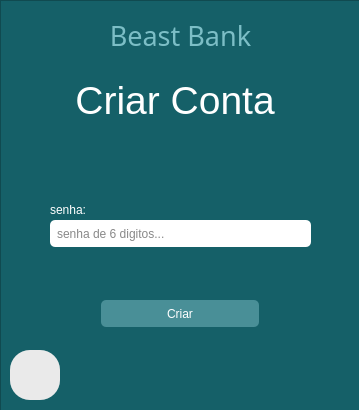
<?xml version="1.0" encoding="UTF-8"?>
<ui version="4.0">
 <class>MainWindow</class>
 <widget class="QMainWindow" name="MainWindow">
  <property name="geometry">
   <rect>
    <x>0</x>
    <y>0</y>
    <width>359</width>
    <height>410</height>
   </rect>
  </property>
  <property name="windowTitle">
   <string>Criar Conta</string>
  </property>
  <widget class="QWidget" name="centralwidget">
   <widget class="QFrame" name="frame">
    <property name="geometry">
     <rect>
      <x>0</x>
      <y>0</y>
      <width>361</width>
      <height>411</height>
     </rect>
    </property>
    <property name="styleSheet">
     <string notr="true">background-color: #156068;

</string>
    </property>
    <property name="frameShape">
     <enum>QFrame::StyledPanel</enum>
    </property>
    <property name="frameShadow">
     <enum>QFrame::Raised</enum>
    </property>
    <widget class="QLabel" name="Titulo">
     <property name="geometry">
      <rect>
       <x>50</x>
       <y>60</y>
       <width>261</width>
       <height>81</height>
      </rect>
     </property>
     <property name="font">
      <font>
       <pointsize>29</pointsize>
       <weight>50</weight>
       <bold>false</bold>
      </font>
     </property>
     <property name="layoutDirection">
      <enum>Qt::LeftToRight</enum>
     </property>
     <property name="styleSheet">
      <string notr="true">color: #fff;
font-size: 26;</string>
     </property>
     <property name="text">
      <string>Criar Conta </string>
     </property>
     <property name="alignment">
      <set>Qt::AlignCenter</set>
     </property>
     <property name="wordWrap">
      <bool>true</bool>
     </property>
    </widget>
    <widget class="QPushButton" name="btn_criar">
     <property name="geometry">
      <rect>
       <x>101</x>
       <y>300</y>
       <width>158</width>
       <height>27</height>
      </rect>
     </property>
     <property name="cursor">
      <cursorShape>PointingHandCursor</cursorShape>
     </property>
     <property name="styleSheet">
      <string notr="true">QPushButton {

	background-color: #498f97;
	border-radius: 5px;
	color: #fff
}

QPushButton:hover{
	background-color: rgb(86, 159, 168);

}</string>
     </property>
     <property name="text">
      <string>Criar</string>
     </property>
    </widget>
    <widget class="QLabel" name="label_2">
     <property name="geometry">
      <rect>
       <x>110</x>
       <y>20</y>
       <width>141</width>
       <height>31</height>
      </rect>
     </property>
     <property name="font">
      <font>
       <family>Sawasdee</family>
       <pointsize>20</pointsize>
      </font>
     </property>
     <property name="styleSheet">
      <string notr="true">color: #7cbec6;</string>
     </property>
     <property name="text">
      <string>Beast Bank</string>
     </property>
     <property name="alignment">
      <set>Qt::AlignCenter</set>
     </property>
    </widget>
    <widget class="QLineEdit" name="senha">
     <property name="geometry">
      <rect>
       <x>50</x>
       <y>220</y>
       <width>261</width>
       <height>27</height>
      </rect>
     </property>
     <property name="styleSheet">
      <string notr="true">background-color: #fff;
color: #111;
padding-left: 5px;
border-radius: 5px;
</string>
     </property>
     <property name="placeholderText">
      <string>senha de 6 digitos...</string>
     </property>
    </widget>
    <widget class="QLabel" name="label_3">
     <property name="geometry">
      <rect>
       <x>50</x>
       <y>200</y>
       <width>72</width>
       <height>19</height>
      </rect>
     </property>
     <property name="styleSheet">
      <string notr="true">color: #fff;</string>
     </property>
     <property name="text">
      <string>senha:</string>
     </property>
    </widget>
    <widget class="QPushButton" name="voltar">
     <property name="geometry">
      <rect>
       <x>10</x>
       <y>350</y>
       <width>50</width>
       <height>50</height>
      </rect>
     </property>
     <property name="cursor">
      <cursorShape>PointingHandCursor</cursorShape>
     </property>
     <property name="styleSheet">
      <string notr="true">background-color: rgba(200, 200, 200, 51);
border-radius: 20px;
</string>
     </property>
     <property name="text">
      <string/>
     </property>
    </widget>
    <widget class="QLabel" name="img">
     <property name="geometry">
      <rect>
       <x>10</x>
       <y>350</y>
       <width>50</width>
       <height>50</height>
      </rect>
     </property>
     <property name="cursor">
      <cursorShape>PointingHandCursor</cursorShape>
     </property>
     <property name="styleSheet">
      <string notr="true">background-color: rgb(243, 243, 243);
border-radius: 20px;</string>
     </property>
     <property name="text">
      <string/>
     </property>
    </widget>
    <zorder>img</zorder>
    <zorder>Titulo</zorder>
    <zorder>btn_criar</zorder>
    <zorder>label_2</zorder>
    <zorder>senha</zorder>
    <zorder>label_3</zorder>
    <zorder>voltar</zorder>
   </widget>
  </widget>
 </widget>
 <resources/>
 <connections/>
</ui>
